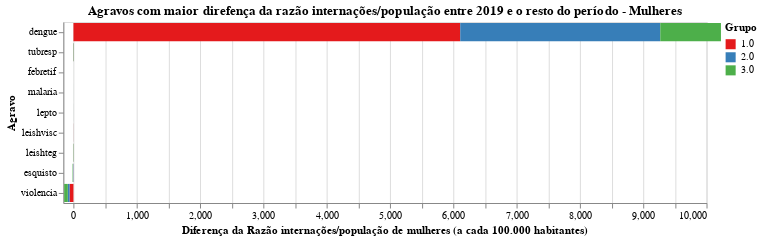

Write notebook code for a chart like this one.
### Code cell
chart = plot_grafico_dif(df_19, df_r,
                         'taxa_nova_mulher', 
                         "Agravos com maior direfença da razão internações/população entre 2019 e o resto do período - Mulheres",
                        "Diferença da Razão internações/população de mulheres (a cada 100.000 habitantes)")

#chart.save('tx_bruta_t.svg')
chart

### Figure 1 — Vega-Lite specification as saved in the notebook (floating-point values rounded to 4 significant figures)
{"config": {"view": {"continuousWidth": 400, "continuousHeight": 300}, "range": {"category": {"scheme": "set1"}}}, "data": {"name": "data-6f57e135dec1018701bab2ba872601f1"}, "mark": "bar", "encoding": {"color": {"type": "nominal", "field": "grupo", "title": "Grupo"}, "order": {"type": "nominal", "field": "grupo", "sort": "ascending"}, "tooltip": {"type": "quantitative", "field": "taxa"}, "x": {"type": "quantitative", "field": "taxa", "scale": {"domain": [-160, 10000]}, "title": "Diferença da Razão internações/população de mulheres (a cada 100.000 habitantes)"}, "y": {"type": "nominal", "field": "agravo", "sort": null, "title": "Agravo"}}, "title": "Agravos com maior direfença da razão internações/população entre 2019 e o resto do período - Mulheres", "width": 640, "$schema": "https://vega.github.io/schema/vega-lite/v4.8.1.json", "datasets": {"data-6f57e135dec1018701bab2ba872601f1": [{"agravo": "dengue", "grupo": "1.0", "taxa": 6110.0}, {"agravo": "dengue", "grupo": "2.0", "taxa": 3160.0}, {"agravo": "dengue", "grupo": "3.0", "taxa": 958.4}, {"agravo": "tubresp", "grupo": "1.0", "taxa": 2.242}, {"agravo": "tubresp", "grupo": "2.0", "taxa": 2.085}, {"agravo": "tubresp", "grupo": "3.0", "taxa": 4.306}, {"agravo": "febretif", "grupo": "1.0", "taxa": 0.0}, {"agravo": "febretif", "grupo": "2.0", "taxa": -0.01419}, {"agravo": "febretif", "grupo": "3.0", "taxa": -0.02964}, {"agravo": "malaria", "grupo": "1.0", "taxa": -0.03517}, {"agravo": "malaria", "grupo": "2.0", "taxa": 0.03874}, {"agravo": "malaria", "grupo": "3.0", "taxa": 0.1117}, {"agravo": "lepto", "grupo": "1.0", "taxa": -0.07983}, {"agravo": "lepto", "grupo": "2.0", "taxa": 0.1697}, {"agravo": "lepto", "grupo": "3.0", "taxa": 0.2759}, {"agravo": "leishvisc", "grupo": "1.0", "taxa": -0.9876}, {"agravo": "leishvisc", "grupo": "2.0", "taxa": -0.5266}, {"agravo": "leishvisc", "grupo": "3.0", "taxa": -0.1962}, {"agravo": "leishteg", "grupo": "1.0", "taxa": -1.688}, {"agravo": "leishteg", "grupo": "2.0", "taxa": -1.461}, {"agravo": "leishteg", "grupo": "3.0", "taxa": -3.943}, {"agravo": "esquisto", "grupo": "1.0", "taxa": -2.11}, {"agravo": "esquisto", "grupo": "2.0", "taxa": -4.916}, {"agravo": "esquisto", "grupo": "3.0", "taxa": -6.403}, {"agravo": "violencia", "grupo": "1.0", "taxa": -60.43}, {"agravo": "violencia", "grupo": "2.0", "taxa": -28.81}, {"agravo": "violencia", "grupo": "3.0", "taxa": -57.15}]}}
